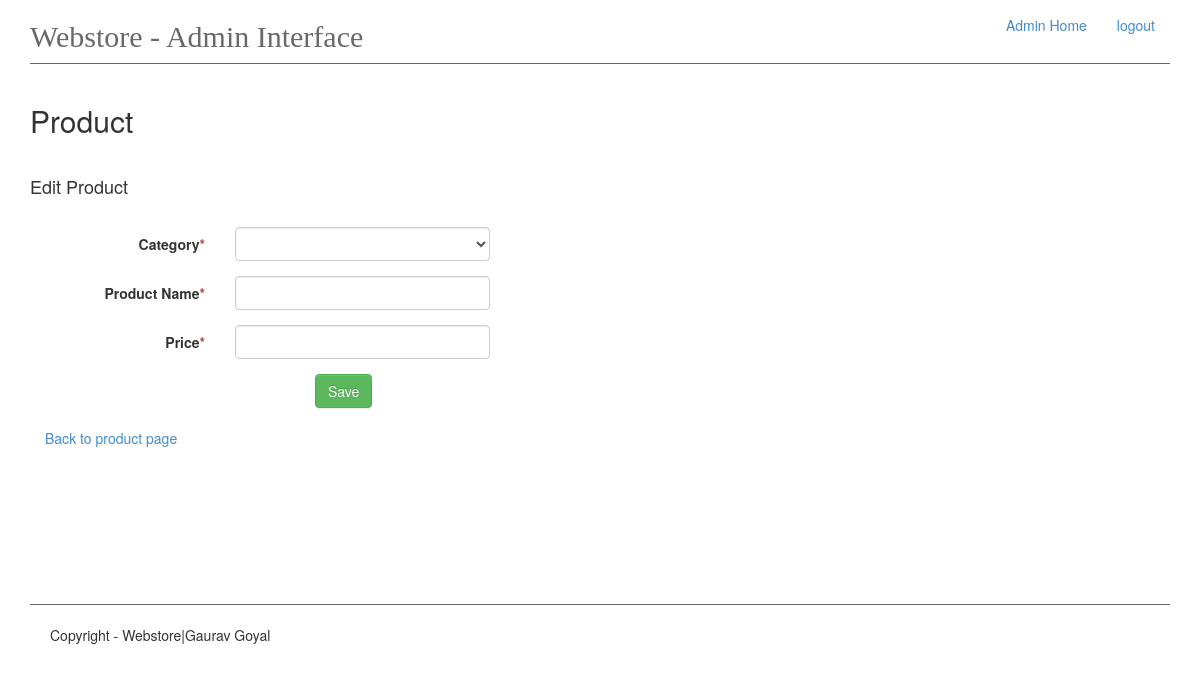
The app's page /admin/product/edit/1 (signed in), older data.
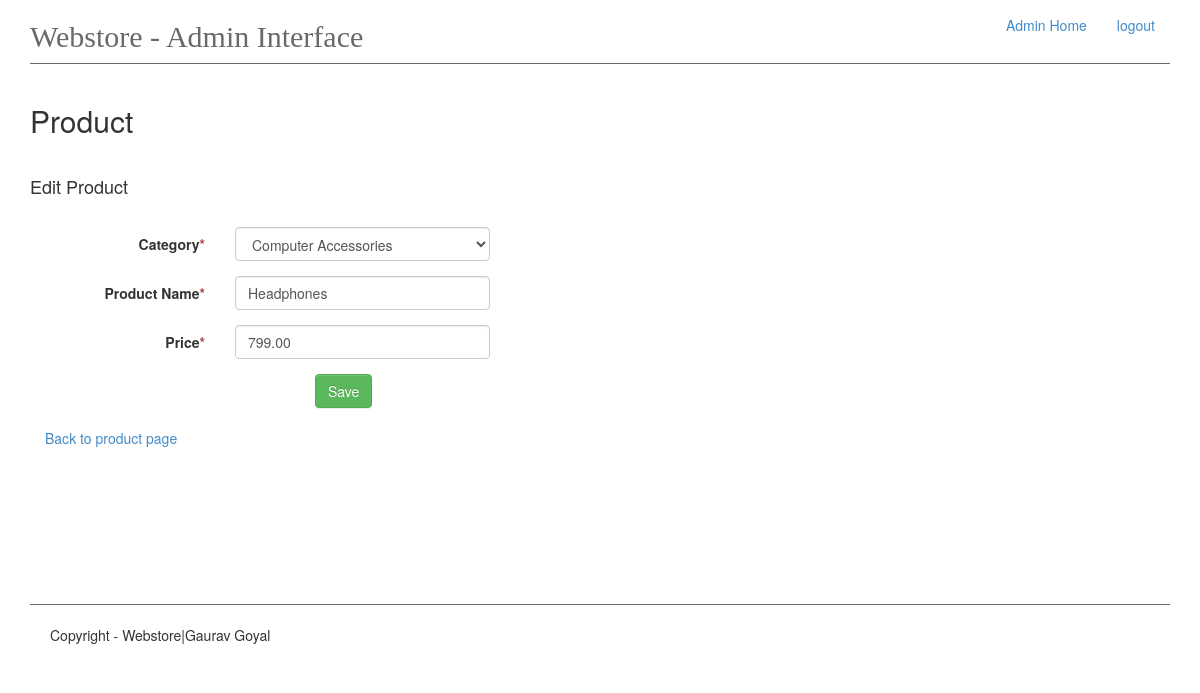
The same page, newer data.
### app/models.py (models this page shows, shortened)
class Product(db.Model):
    id = db.Column(db.Integer, primary_key=True)
    name = db.Column(db.String(50), unique=True, index=True)
    price = db.Column(db.Float, index=True)
    category_id = db.Column(db.Integer, db.ForeignKey('category.id'))
    cart = db.relationship('Cart', backref='products', lazy='dynamic')

### app/views.py (the view, shortened to what this page needs)
@app.route('/admin/product/edit/<int:pk>',  methods=['GET','POST'])
@login_required
def edit_product(pk):
    products = Product.query.all()
    product = Product.query.get(pk)
    categories = Category.query.all()
    form = ProductForm(obj=product)
    return render_template("admin-panel/edit-product.html", product=product, products=products,
                           form=form, categories=categories)

### app/forms.py
class ProductForm(Form):
    category = QuerySelectField(u'Category', query_factory=get_category)
    name = TextField('Product Name', validators=[Required('Product name is required.')])
    price = DecimalField('Price', validators=[Required('Price is required')])

### app/__init__.py (called while the page is built)
@admin_login.user_loader
def load_user(id):
    return Admin.query.get(int(id))

### app/forms.py (called while the page is built)
def get_category():
    return Category.query.all()

### app/models.py (called while the page is built)
    def __repr__(self):
        return self.name

### app/templates/admin-panel/edit-product.html (shortened to what this page needs)
{% extends 'admin-panel/admin.html' %}
{% block content %}
    <h2>Product</h2>
    <br>
    <h4>Edit Product</h4>
    <br>
    <form class="form-horizontal" method="post" enctype= "multipart/form-data">
        {% for field in form if field.widget.input_type != 'hidden' %}
            <div class="col-md-12">
                <div class="form-group">
                    <label class="col-md-2 control-label">  {{ field.label }}<span class="text-danger">*</span></label>
                    <div class="col-md-3"> {{ field(class_='form-control') }}</div>
                    <div class="col-md-6">
                    </div>
                </div >
            </div>
        {% endfor %}
        <div class="control-group">
            <div class="controls col-md-offset-3">
                <input type="submit" class="btn btn-success" value="Save">
            </div>
        </div>
    </form>
    <br>
    <div class="col-md-12"><a href="{{ url_for('add_product') }}">Back to product page</a></div>
{% endblock %}

Row changes from the older to the newer data that the page shows:
added Product: category "Computer Accessories" "Headphones" "799.00"
